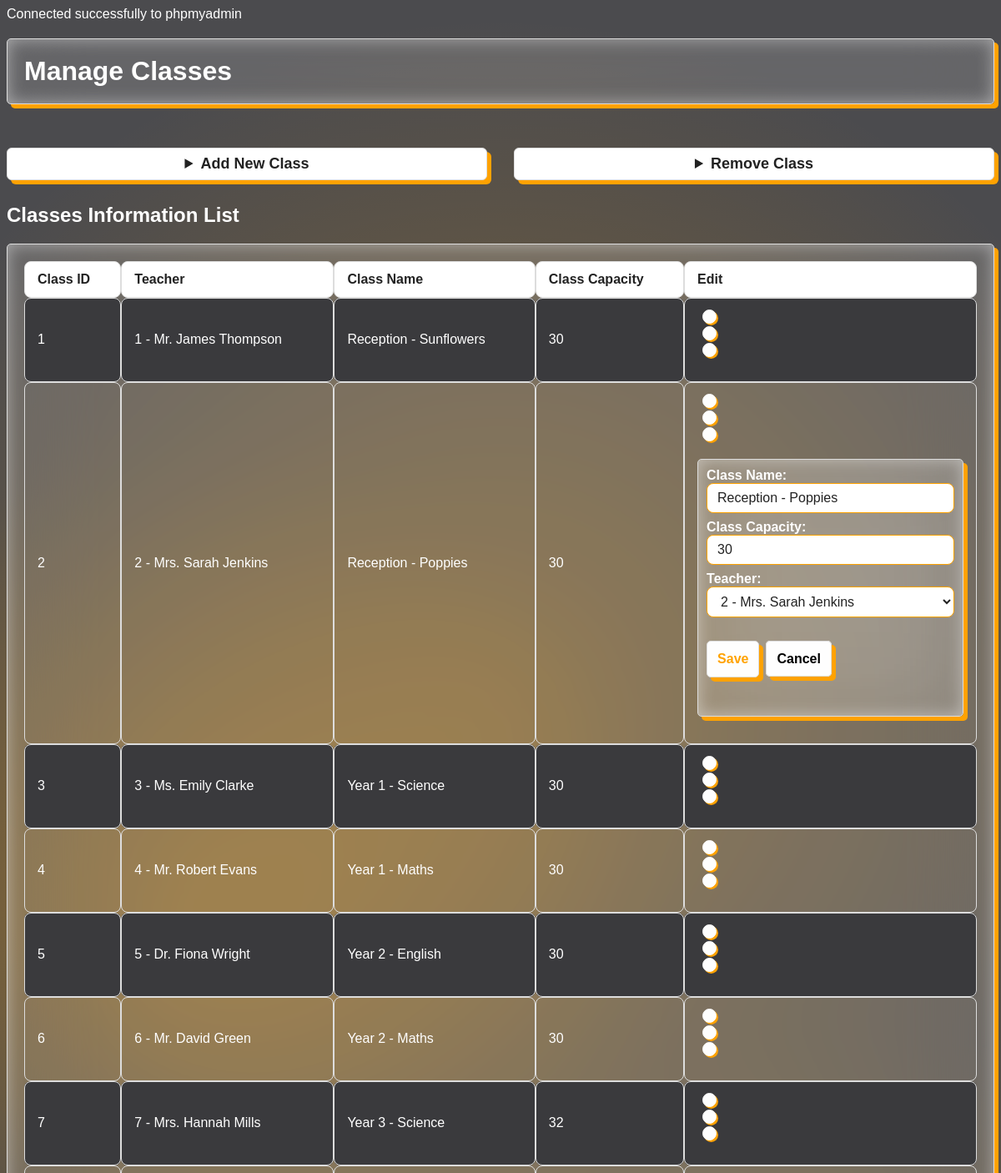
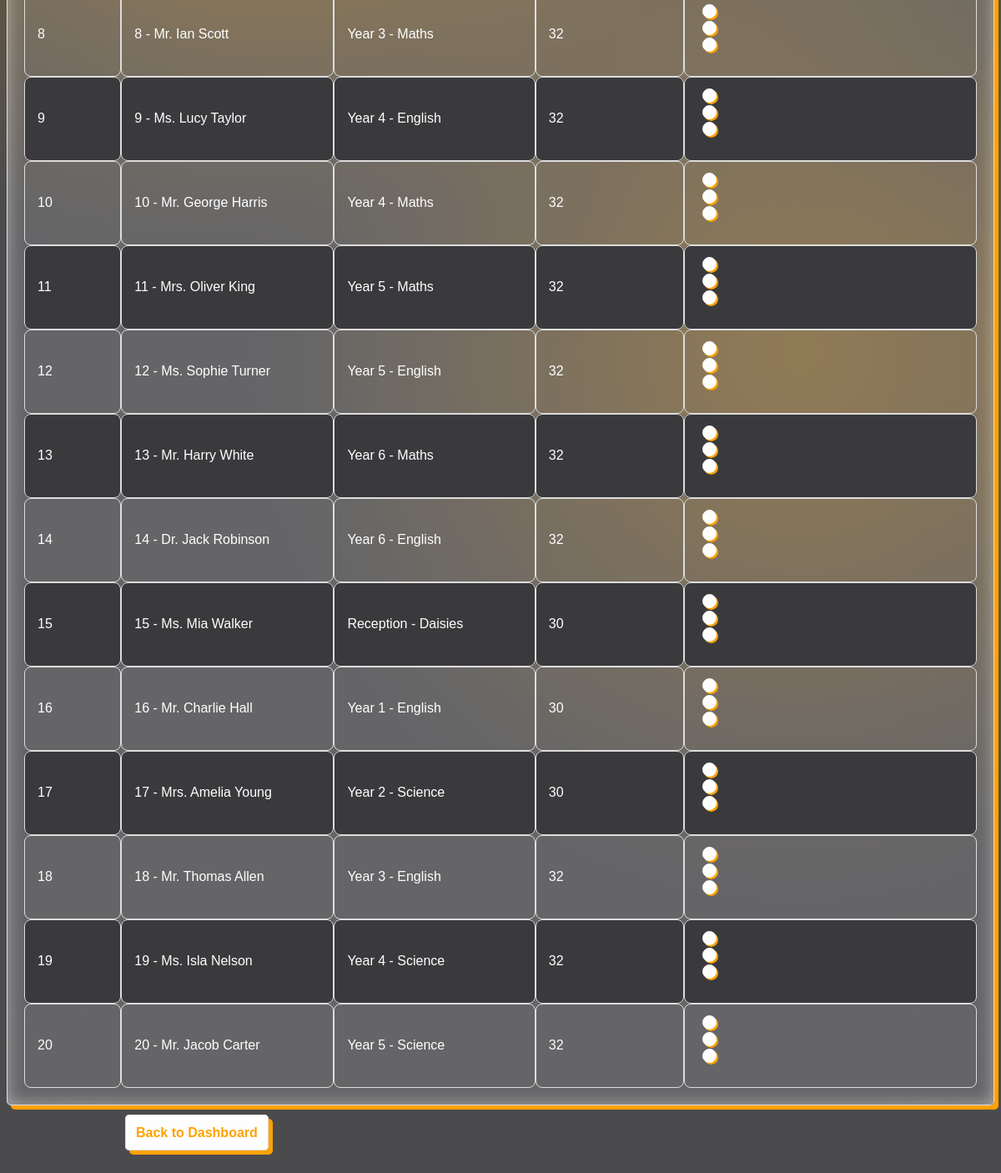
Page /classes.php?editClassId=2 (signed in) on the committed database (2 pictures, top to bottom).
### tables this page shows
CREATE TABLE IF NOT EXISTS Class (
    classId INT AUTO_INCREMENT PRIMARY KEY,
    teacherId INT,
    className VARCHAR(100),
    classCapacity INT,
    
    FOREIGN KEY (teacherId) REFERENCES Teachers(teacherId)
);

CREATE TABLE IF NOT EXISTS Teachers (
    teacherId INT AUTO_INCREMENT PRIMARY KEY,
    teacherNames VARCHAR(100),
    address VARCHAR(255),
    phoneNumber VARCHAR(100),
    annualSalary DECIMAL (10, 2),
    backgroundCheck BOOLEAN,
    email VARCHAR(255),
    password VARCHAR(255),
    dob DATE
);

### classes.php (the view, shortened to what this page needs)
<?php
include 'db_connect.php';
$teacherList = [];
$teacherListResult = $conn->query("SELECT teacherId, teacherNames FROM teachers");
if ($teacherListResult && $teacherListResult->num_rows > 0) {
    while($teacher = $teacherListResult->fetch_assoc()) {
        $teacherList[] = $teacher;
    }
}
$sql = "SELECT c.classId, c.teacherId, t.teacherNames, c.className, c.classCapacity FROM Class c LEFT JOIN teachers t ON c.teacherId = t.teacherId";
$result = $conn->query($sql);
?>
<!DOCTYPE html>
<html lang="en">
<head>
    <link rel="stylesheet" href="styles.css">
</head>
<body>
<h1 class="card">Manage Classes</h1>
<div class='row'>
    <details class='form-details'>
        <summary class='button'>Add New Class</summary>
    </details>
    <details class='form-details'>
        <summary class='button'>Remove Class</summary>
    </details>
</div>
<?php
echo "<h2>Classes Information List</h2>";
$editClassId = isset($_GET['editClassId']) ? intval($_GET['editClassId']) : 0;
$editClassData = null;
if ($editClassId > 0) {
    $editResult = $conn->query("SELECT * FROM Class WHERE classId = $editClassId");
    if ($editResult && $editResult->num_rows > 0) {
        $editClassData = $editResult->fetch_assoc();
    }
}
if ($result && $result->num_rows > 0) {
    echo "<table class='card'>
        <tr>
            <th>Class ID</th>
            <th>Teacher</th
            ><th>Class Name</th>
            <th>Class Capacity</th>
            <th>Edit</th>
        </tr>";
    while ($row = $result->fetch_assoc()) {
        $teacherDisplay = ($row['teacherId']) . ' - ' . (isset($row['teacherNames']) ? ($row['teacherNames']) : 'Unknown');
        echo "<tr>\n";
        echo "<td>" . ($row['classId']) . "</td>\n";
        echo "<td>" . ($teacherDisplay) . "</td>\n";
        echo "<td>" . ($row['className']) . "</td>\n";
        echo "<td>" . ($row['classCapacity']) . "</td>\n";
        echo "<td>"
            . "<form method='get' action=''>"
            . "<input type='hidden' name='editClassId' value='" . ($row['classId']) . "'>"
            . "<button type='submit' class='dots-container' style='background:none;border:none;'>"
            . "<div class='dot'></div>"
            . "<div class='dot'></div>"
            . "<div class='dot'></div>"
            . "</button>"
            . "</form>";
        if ($editClassId == $row['classId'] && $editClassData) {
            echo "<div class='card edit-form-popup' style='padding:10px;'>"
                . "<form method='post' action=''>"
                . "<input type='hidden' name='editClassId' value='" . ($editClassData['classId']) . "'>"
                . "<label>Class Name:<br><input type='text' name='editClassName' value='" . ($editClassData['className']) . "' required></label><br>"
                . "<label>Class Capacity:<br><input type='number' name='editClassCapacity' class='input-boxes' value='" . ($editClassData['classCapacity']) . "' min='1' required></label><br>"
                . "<label>Teacher:<br><select name='editTeacherId' class='input-boxes' required>";
            foreach ($teacherList as $teacher) {
                $selected = ($editClassData['teacherId'] == $teacher['teacherId']) ? 'selected' : '';
                echo "<option value='" . ($teacher['teacherId']) . "' $selected>" . ($teacher['teacherId']) . " - " . ($teacher['teacherNames']) . "</option>";
            }
            echo "</select></label><br>"
                . "<input type='submit' name='editClass' value='Save' class='button'>"
                . "<a href='?" . http_build_query(array_diff_key($_GET, ['editClassId'=>1])) . "' class='button' style='margin-left:8px;text-decoration:none;color:black;'>Cancel</a>"
                . "</form>"
                . "</div>";
        }
        echo "</td>\n";
        echo "</tr>";
    }
    echo "</table>";
} else {
    echo "<div class='card'><p>No classes found.</p></div>";
}
?>
</body>
<footer>
        <div style="max-width:900px;margin:40px auto;margin-top:24px;">
            <a href="main.php" class="button">Back to Dashboard</a>
        </div>
    </footer>
</html>

### styles.css (style rules this page uses)
body { background-image: radial-gradient(circle at 20% 40%, rgba(255, 162, 0, 0.3), transparent 30%), radial-gradient(circle at 50% 30%, rgba(255, 162, 0, 0.3), transparent 40%), radial-gradient(circle at 80% 65%, rgba(255, 162, 0, 0.3), transparent 30%); background-attachment: fixed; background-size: cover; }
.input-boxes { background: #fff; color: #222; border: 1px solid #ffa200; border-radius: 8px; padding: 8px 12px; margin-bottom: 8px; font-size: 16px; width: 100%; box-sizing: border-box; transition: border-color 0.2s, box-shadow 0.2s; }
.row { margin-top: 32px; display: flex; flex-direction: row; gap: 32px; align-items: flex-start; justify-content: stretch; }
.form-details { flex: 1 1 0; min-width: 220px; max-width: 100%; }
input[type="text"], textarea { background: #fff; color: #222; border: 1px solid #ffa200; border-radius: 8px; padding: 8px 12px; margin-bottom: 8px; font-size: 1em; width: 100%; box-sizing: border-box; transition: border-color 0.2s, box-shadow 0.2s; }
label { color: #fff; font-size: 16px; font-weight: bold; }
details summary.button { color: #222; font-size: 18px; font-weight: bold; background: #fff; padding: 8px 16px; border-radius: 6px; box-shadow: 5px 5px 0px #ffa200, inset 0 0 20px #ffffff76; margin-bottom: 8px; }
table { width: 100%; border-collapse: separate; border-spacing: 0; margin: 20px 0; background: #fefefe26; color: #fff; font-size: 16px; box-shadow: 0 2px 8px #00000030; border-radius: 12px; overflow: hidden; }
th, td { padding: 12px 15px; border: 1px solid #ddd; text-align: left; }
th, td { border-radius: 8px; }
th { background-color: #ffffff; color: #222; font-weight: bold; }
tr:nth-child(even) { background-color: #3a3a3d; }
a { color: #ffA200; font-weight: bold; text-decoration: none; }
body { font-family: Arial, sans-serif; color: #ffffff; background-color: #4b4b4e; }
a { margin: 0; padding: 20px; }
.card { border: 1px solid #ddd; background: #fefefe26; border-radius: 5px; padding: 20px; margin: 20px 0; box-shadow: 5px 5px 0px #ffa200, inset 0 0 20px #ffffff76; backdrop-filter: blur(50px); }
.button { color: #ffA200; border: 1px solid #ddd; background: #fefefe; border-radius: 5px; padding: 12px; font-size:medium; font-weight: 600; margin: 20px 0; box-shadow: 5px 5px 0px #ffa200, inset 0 0 20px #ffffff76; text-align: center; }
.dots-container { display: flex; width: 20px; flex-direction: column; text-align: center; margin-top: auto; gap: 3px; cursor: pointer; }
.dot { height: 15px; width: 15px; border: 1.5px solid #fefefe; background-color: #fefefe; border-radius: 50%; box-shadow: 2px 2px 0px #ffa200, inset 0 0 20px #ffffff76; }

### rows in the picture
class: classId "1", teacherId.teacherNames "1 - Mr. James Thompson", className "Reception - Sunflowers", classCapacity "30"
class: classId "2", teacherId.teacherNames "2 - Mrs. Sarah Jenkins", className "Reception - Poppies", classCapacity "30", editClassName "Reception - Poppies", editClassCapacity "30"
class: classId "3", teacherId.teacherNames "3 - Ms. Emily Clarke", className "Year 1 - Science", classCapacity "30"
class: classId "4", teacherId.teacherNames "4 - Mr. Robert Evans", className "Year 1 - Maths", classCapacity "30"
class: classId "5", teacherId.teacherNames "5 - Dr. Fiona Wright", className "Year 2 - English", classCapacity "30"
class: classId "6", teacherId.teacherNames "6 - Mr. David Green", className "Year 2 - Maths", classCapacity "30"
class: classId "7", teacherId.teacherNames "7 - Mrs. Hannah Mills", className "Year 3 - Science", classCapacity "32"
class: classId "8", teacherId.teacherNames "8 - Mr. Ian Scott", className "Year 3 - Maths", classCapacity "32"
class: classId "9", teacherId.teacherNames "9 - Ms. Lucy Taylor", className "Year 4 - English", classCapacity "32"
class: classId "10", teacherId.teacherNames "10 - Mr. George Harris", className "Year 4 - Maths", classCapacity "32"
class: classId "11", teacherId.teacherNames "11 - Mrs. Oliver King", className "Year 5 - Maths", classCapacity "32"
class: classId "12", teacherId.teacherNames "12 - Ms. Sophie Turner", className "Year 5 - English", classCapacity "32"
class: classId "13", teacherId.teacherNames "13 - Mr. Harry White", className "Year 6 - Maths", classCapacity "32"
class: classId "14", teacherId.teacherNames "14 - Dr. Jack Robinson", className "Year 6 - English", classCapacity "32"
class: classId "15", teacherId.teacherNames "15 - Ms. Mia Walker", className "Reception - Daisies", classCapacity "30"
class: classId "16", teacherId.teacherNames "16 - Mr. Charlie Hall", className "Year 1 - English", classCapacity "30"
class: classId "17", teacherId.teacherNames "17 - Mrs. Amelia Young", className "Year 2 - Science", classCapacity "30"
class: classId "18", teacherId.teacherNames "18 - Mr. Thomas Allen", className "Year 3 - English", classCapacity "32"
class: classId "19", teacherId.teacherNames "19 - Ms. Isla Nelson", className "Year 4 - Science", classCapacity "32"
class: classId "20", teacherId.teacherNames "20 - Mr. Jacob Carter", className "Year 5 - Science", classCapacity "32"

### other values in the picture
form field editTeacherId "2 - Mrs. Sarah Jenkins"
